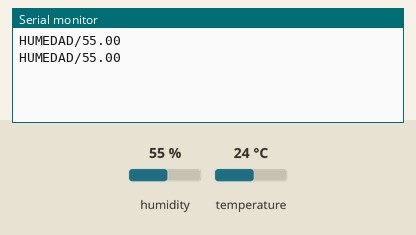
Bench run of a sketch on a simulated Arduino Uno, built with avr-gcc and run on an emulated ATmega328P. On the bench: the last lines printed to the serial monitor. The inputs (shaded band) are chosen by the test bench; at power-on: humidity 55 %, temperature 24 °C. Random numbers use the default seed unless the sketch sets one.

Above: at 4.9 s.
5.0 s: humidity set to 22 %
At 6.7 s:
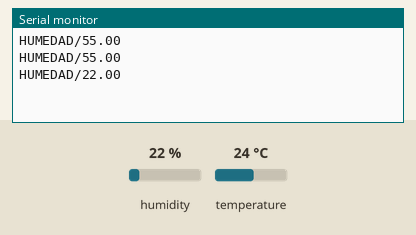
8.1 s: humidity set to 40 %
At 9.2 s:
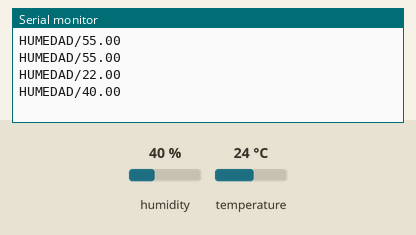
Timing chart, 0 to 11.1 s (numbered marks = the images above; inputs shaded):
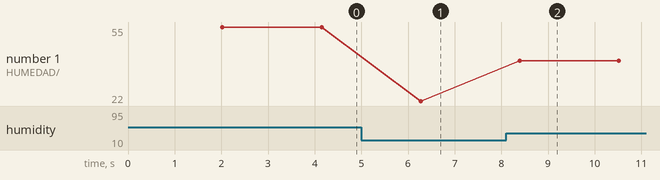

The sketch:

dht11.ino
```cpp
#include <DHT.h>

#define DHT_TYPE DHT11
#define DHT_PIN 9

DHT dht(DHT_PIN, DHT_TYPE);

void setup() {
  Serial.begin(9600);
  dht.begin();

}

void loop() {
  delay(2000);
  float humedad = dht.readHumidity();
  float temperatura = dht.readTemperature();

  if(isnan(humedad) || isnan(temperatura)){
    Serial.println("No se reconocen datos en el sensor DHT11");
    return;
  }

  //Serial.print("Humedad: ");
  /*Serial.print(humedad);
  Serial.println("%");
  Serial.print("Temperatura: ");
  Serial.print(temperatura);
  Serial.println("°C");*/

  int humedadRandom = random(0, 100); // Genera un número aleatorio entre 0 y 100
  Serial.print("HUMEDAD/");
  //Serial.println(humedadRandom);
  Serial.println(humedad);
  delay(100);

}
```

Measured:
- after the input at 5.0 s, the serial monitor: prints a new line after 1.3 s (image 1)
- after the input at 8.1 s, the serial monitor: prints a new line after 0.30 s (image 2)
- plotted number 1: 55 → 22 after the input at 5.0 s, 22 → 40 after the input at 8.1 s
